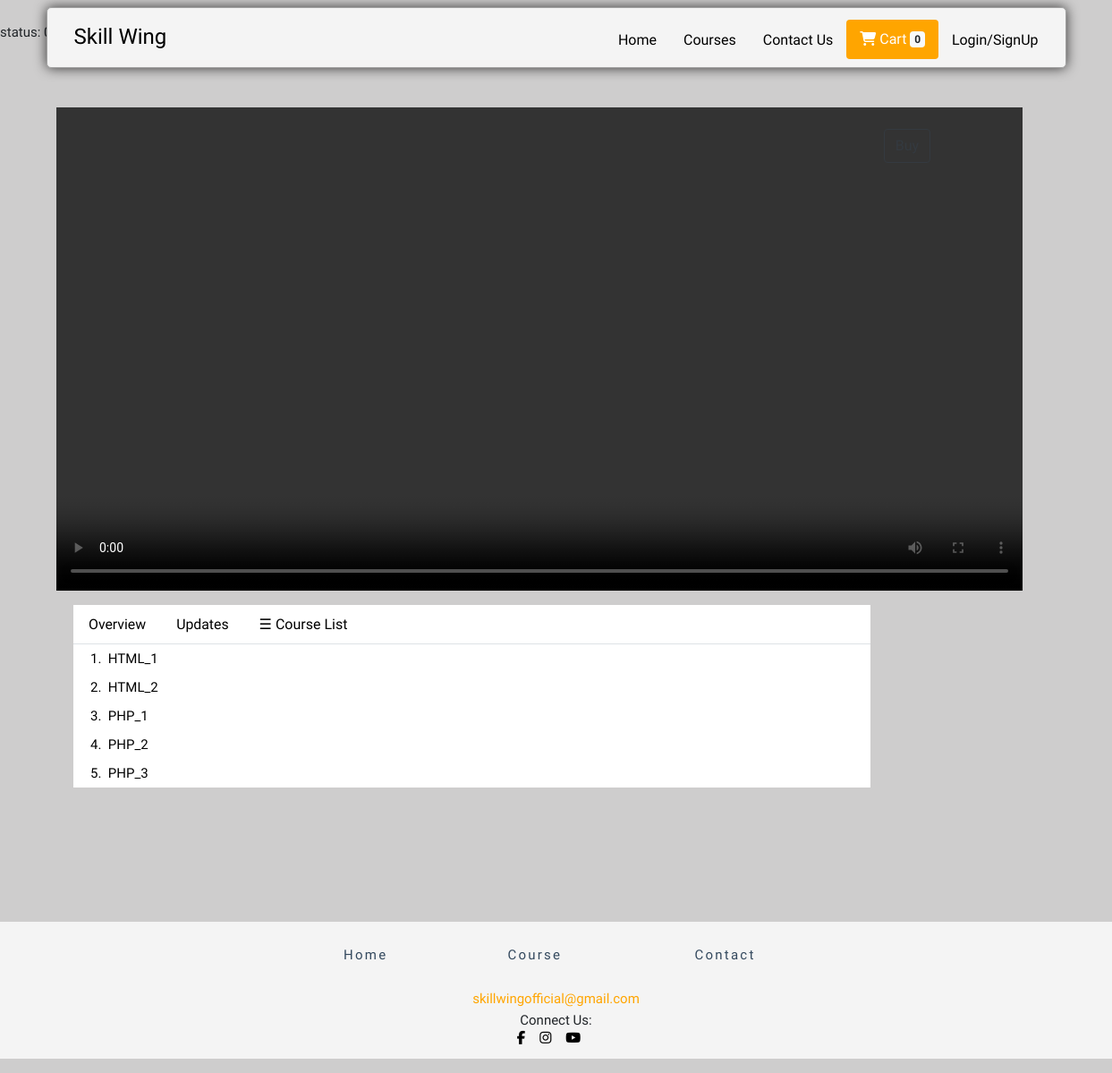
The page /root/pages/courses/viewcourse.php?cid=1 on the database its author committed.
### tables this page shows
CREATE TABLE `video_details` (
  `course_id` int(10) NOT NULL,
  `video_id` int(10) NOT NULL,
  `lecture_no` int(5) NOT NULL,
  `lecture_name` varchar(100) NOT NULL,
  `video_path` varchar(200) NOT NULL
);

### root/pages/courses/viewcourse.php (the view, shortened to what this page needs)
<?php
if(isset($_SESSION['user_id']) && isset($_SESSION['user_type']) && isset($_SESSION['user_name'])) {
  $userid = $_SESSION['user_id'];
  $user_type = $_SESSION['user_type'];
  $user_name = $_SESSION['user_name'];
}
else{
  $userid = "";
  $user_type = "";
  $user_name = "";
}
if(isset($_GET['cid'])){
  $c_id = $_GET['cid'];
}
if(isset($_GET['lid'])){
  $l_id = $_GET['lid'];
}
else{
  $l_id = 1;
}
$status = -1;
$servername = "localhost";
$username = "root";
$password = "";
$dbname = "id11020831_skillwing";
$conn = new mysqli($servername, $username, $password, $dbname);
if($userid == ""){
  $status = 0;
}
echo "<br>status: ".$status;
$sql_lectures = "SELECT `video_id`, `lecture_no`, `lecture_name`,`video_path` FROM `video_details` WHERE `course_id` = $c_id AND `lecture_no`=$l_id";
$result_lectures = $conn->query($sql_lectures);
if ($result_lectures->num_rows > 0) {
    while($row = $result_lectures->fetch_assoc()) {
        $link = $row['video_path'];
    }
} else {
    echo "0 results";
}
?>
<!DOCTYPE html>
<html lang="en">
<head>
    <link rel="stylesheet" href="https://stackpath.bootstrapcdn.com/bootstrap/4.3.1/css/bootstrap.min.css"
>
    <link rel="stylesheet" href="../../css/viewcourse.css">
    <link rel="stylesheet" href="../../css/template.css">
    <link href="https://vjs.zencdn.net/7.6.5/video-js.css" rel="stylesheet">
</head>
<body>
<header class="container header mt-2 ">
    <h1 class="logo"><a class="navbar-brand" href="../pages/">Skill Wing</a></h1>
    <ul class="main-nav">
      <li><a class="nav-item nav-link" href="../../pages/">Home</a></li>
      <li><a class="nav-item nav-link" href="../../pages/courses/">Courses<span class="sr-only">(current)</span></a></li>
      <li><a class="nav-item nav-link" href="../../pages/contact/">Contact Us</a></li>
      <li>
        <a class="nav-item btn1 nav-link btn" href="#">
          <span><i class="fas fa-shopping-cart"></i></span> Cart <span id="cartbadge" class="badge badge-light">0</span>
        </a>
      </li>
      <li>
        <?php
          if($userid == "")
            echo "<a class='nav-item nav-link' href='../../pages/signin/'>Login/SignUp</a>";
          else if($user_type == "Student")
            echo "<a class='nav-item nav-link' href='../../pages/student/'>".$user_name."</a>";
          else if($user_type == "Tutor")
            echo "<a class='nav-item nav-link' href='../../pages/tutor/'>".$user_name."</a>";
        ?>
      </li>
    </ul>
</header>
  <div class="container-fluid" id="main">
    <div class="d-flex flex-row">
      <div class="d-flex flex-column col-9 justify-content-center ml-5">
        <div class="row mt-5">
          <div class=" pt-4 mx-auto ">
              <?php
              if($status == 11 or $status == 21)
              {
                echo "
                <video id='my-video' class='video-js' controls preload='auto' width='1080' height='auto'
                poster='' data-setup='{}'>
                <source src='$link' type='video/mp4'>
                <p class='vjs-no-js'>
                  To view this video please enable JavaScript, and consider upgrading to a web browser that
                  <a href='https://videojs.com/html5-video-support/' target='_blank'>supports HTML5 video</a>
                </p>
                </video>
                ";
              }
              else
              {
                echo "
                <video id='my-video' class='video-js' controls preload='auto' width='1080' height='auto'
                poster='' data-setup='{}'>
                <p class='vjs-no-js'>
                  To view this video please subscribe to the course
                  <a class='btn btn-outline-dark' href='../courses/buy.php?cid=$c_id'>Buy</a>
                </p>
                </video>
                ";
              }
              ?>
          </div>
        </div>
        <div class="row mt-3 ml-1 ">
          <ul class="nav container nav-tabs d-flex flex-row justify-content-start" style="background:white">
            <li class="nav-item flex-column">
              <a class="nav-link" id="overview-tab" name="overview-tab" data-toggle="tab" href="#overview" role="tab" aria-controls="overview" aria-selected="false">Overview</a>
            </li>
            <li class="nav-item flex-column">
              <a class="nav-link" id="update-tab" name="updates-tab" data-toggle="tab" href="#updates" role="tab" aria-controls="updates" aria-selected="false">Updates</a>
            </li>
            <li class="nav-item flex-column">
              <a class="nav-link" id="videolist-tab" name="videolist-tab" data-toggle="tab" href="#videolist" role="tab" aria-controls="videolist" aria-selected="true"><span style="font-size:16px;cursor:pointer" onclick="openNav()">&#9776; Course List</span></a>
            </li>
          </ul>
          <div class="container p-0 tab-content" id="myTabContent">
            <div id="videolist" class="tab-pane fade show active" role="tabpanel" aria-labelledby="videolist-tab">
              <div class="container">
                <ul>
                <?php
                  $sql_lectures = "SELECT `course_id`,`video_id`, `lecture_no`, `lecture_name`,`video_path` FROM `video_details` WHERE `course_id` = $c_id";
                  $result_lectures = $conn->query($sql_lectures);
                  if ($result_lectures->num_rows > 0) {
                      while($row = $result_lectures->fetch_assoc()) {
                          echo "
                            <li class='p-1 video-link'> <a href=./viewcourse.php?viewcourse=".$row['course_id']."&lid=".$row['lecture_no'].">".$row['lecture_no'].".&nbsp&nbsp".$row['lecture_name']."</a></li>
                          ";
                      }
                  } else {
                      echo "0 results";
                  }
                ?>
                </ul>
              </div>
            </div>
          </div>
        </div>
      </div>
      <div class="d-flex flex-column col-3">
        <p class="mt-5 pt-5">
        <?php
          if($status == 11)
          {
            echo "You brought this course";
          }
          else if($status == 12 or $status == 22)
          {
            echo "<a class='btn btn-outline-dark' href='../courses/buy.php?cid=$c_id'>Buy</a>";
          }
          else if($status == 21)
          {
            echo  "<a class='btn btn-outline-dark' href='../tutor/updatecourse.php?cid=$c_id'>Edit</a>";
          }
          else if($status == 0)
          {
            echo "<a class='btn btn-outline-dark' href='../courses/buy.php?cid=$c_id'>Buy</a>";
          }
        ?>
        </p>
      </div>
    </div>
</div>
<footer class="mt-3 mb-3">
    <div class="container">
      <ul class="footer-ul">
        <li class="footer-li"><a class="footer-link" href="../../pages/">Home</a></li>
        <li class="footer-li"><a class="footer-link" href="../../pages/courses/">Course</a></li>
        <li class="footer-li"><a class="footer-link" href="../../pages/contact/">Contact</a></li>
      </ul>
      <div class="d-flex">
        <div class="mr-auto ml-auto">
          <a href="mailto:skillwingofficial@gmail.com" style="color: #FFA500">skillwingofficial@gmail.com</a>
        </div>
      </div>
      <div class="d-flex">
        <div class="mr-auto ml-auto">
          Connect Us:
        </div>
      </div>
      <div class="d-flex flex-row bd-highlight pb-3 justify-content-center align-items-start">
        <div class="mr-3">
          <a class="footer-icon" href="https://www.facebook.com/skillwingofficial" target="_blank" rel="noopener noreferrer">
            <i class="fab fa-facebook-f"></i></a>
        </div>
        <div class="mr-3">
          <a class="footer-icon" href="https://www.instagram.com/skillwingofficial" target="_blank" rel="noopener noreferrer">
            <i class="fab fa-instagram"></i></a>
        </div>
        <div class="mr-3">
          <a class="footer-icon" href="https://www.youtube.com/channel/UCQDpP--OQplVbgy8wXIYlZQ" target="_blank" rel="noopener noreferrer">
            <i class="fab fa-youtube"></i></a>
        </div>
      </div>
    </div>
  </footer>
</body>
</html>

### root/css/viewcourse.css (style rules this page uses)
body { background: #cecdcd; font-family: 'Martel Sans', sans-serif; }
@media (min-width: 769px) { .header, .main-nav { display: flex; } }
@media (min-width: 1025px) { .header { flex-direction: row; justify-content: space-between; } }
body { background: #DDD; font-size: 15px; }
.btn1 { background: #FFA500 !important; border: #000000; color: #FFFFFF !important; }
.tab-pane { background: white; }
.video-link a { text-decoration: none; color: #000000; }

### root/css/template.css (style rules this page uses)
body { background: #cecdcd; font-family: 'Martel Sans', sans-serif; }
* { box-sizing: border-box; }
body { line-height: 1.6; margin: 0; min-height: 100vh; }
ul { margin: 0; padding: 0; list-style: none; }
h2, h3, a { color: #34495e; }
a { text-decoration: none; }
.logo { margin: 0; }
.main-nav { margin-top: 5px; }
.logo a, .main-nav a { padding: 10px 15px; text-align: center; display: block; }
.nav-link { color: #000000; font-size: .99em; }
.navbar-brand { font-size: 24px !important; color: #000000; }
.header { padding-top: .5em; padding-bottom: .5em; border: 1px solid #a2a2a2; background-color: #f4f4f4; -webkit-box-shadow: 0px 0px 14px 0px rgba(0,0,0,0.75); -moz-box-shadow: 0px 0px 14px 0px rgba(0,0,0,0.75); box-shadow: 0px 0px 14px 0px rgba(0,0,0,0.75); -webkit-border-radius: 5px; -moz-border-radius: 5px; border-radius: 5px; }
.btn1 { background: #FFA500 !important; border: #000000; color: #FFFFFF !important; }
@media (min-width: 768px) { .header, .main-nav { display: flex; } }
@media (min-width: 992px) { .header { flex-direction: row; justify-content: space-between; position: fixed; top: 0; right: 0; left: 0; z-index: 1030; } }
.navbar-brand { font-family: 'Yesteryear', cursive; font-size: 24px; }
.nav-item { font-family: 'Hind', sans-serif; font-weight: 500; font-size: 16px; }
.footer-ul { margin: 150px auto 0; padding: 0; list-style: none; display: table; width: 600px; text-align: center; }
.footer-li { display: table-cell; position: relative; padding: 15px 0px; }
footer { background-color: #f4f4f4; }
a.footer-link { text-decoration: none; }
.footer-link { text-decoration: none; letter-spacing: 0.15em; display: inline-block; padding: 10px 10px; position: relative; }
.footer-link:after { text-decoration: none; background: none repeat scroll 0 0 transparent; top: 0; content: ""; display: block; height: 2px; left: 50%; position: absolute; background: #FFA500; transition: width 0.3s ease 0s, left 0.3s ease 0s; width: 0; }
.footer-icon { color: #000000; }

### rows shown on the page
video_details: lecture_no "1", lecture_name "HTML_1"
video_details: lecture_no "2", lecture_name "HTML_2"
video_details: lecture_no "3", lecture_name "PHP_1"
video_details: lecture_no "4", lecture_name "PHP_2"
video_details: lecture_no "5", lecture_name "PHP_3"

### other values the page prints
$status "0"
